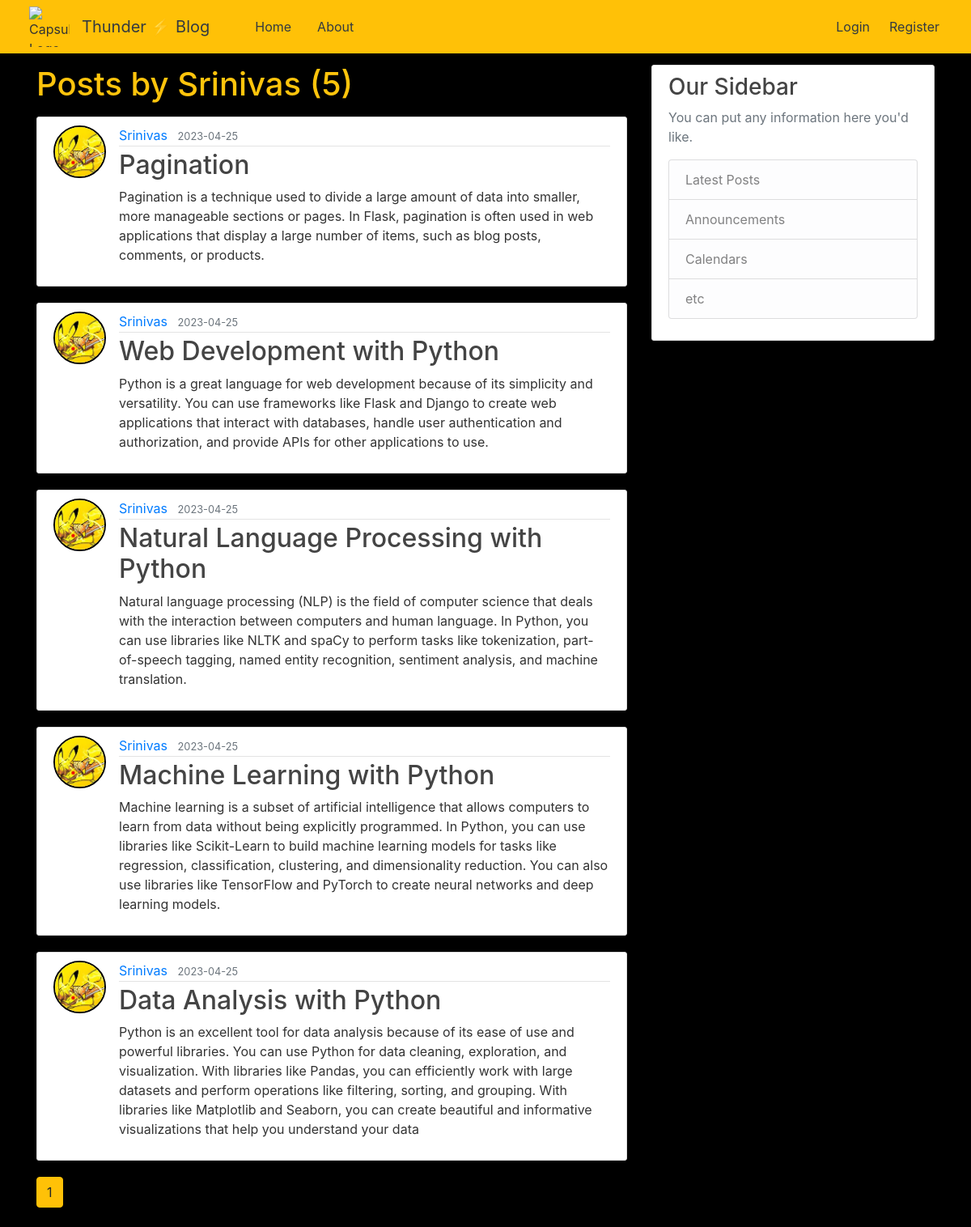
Page /user/Srinivas on the earlier database version.
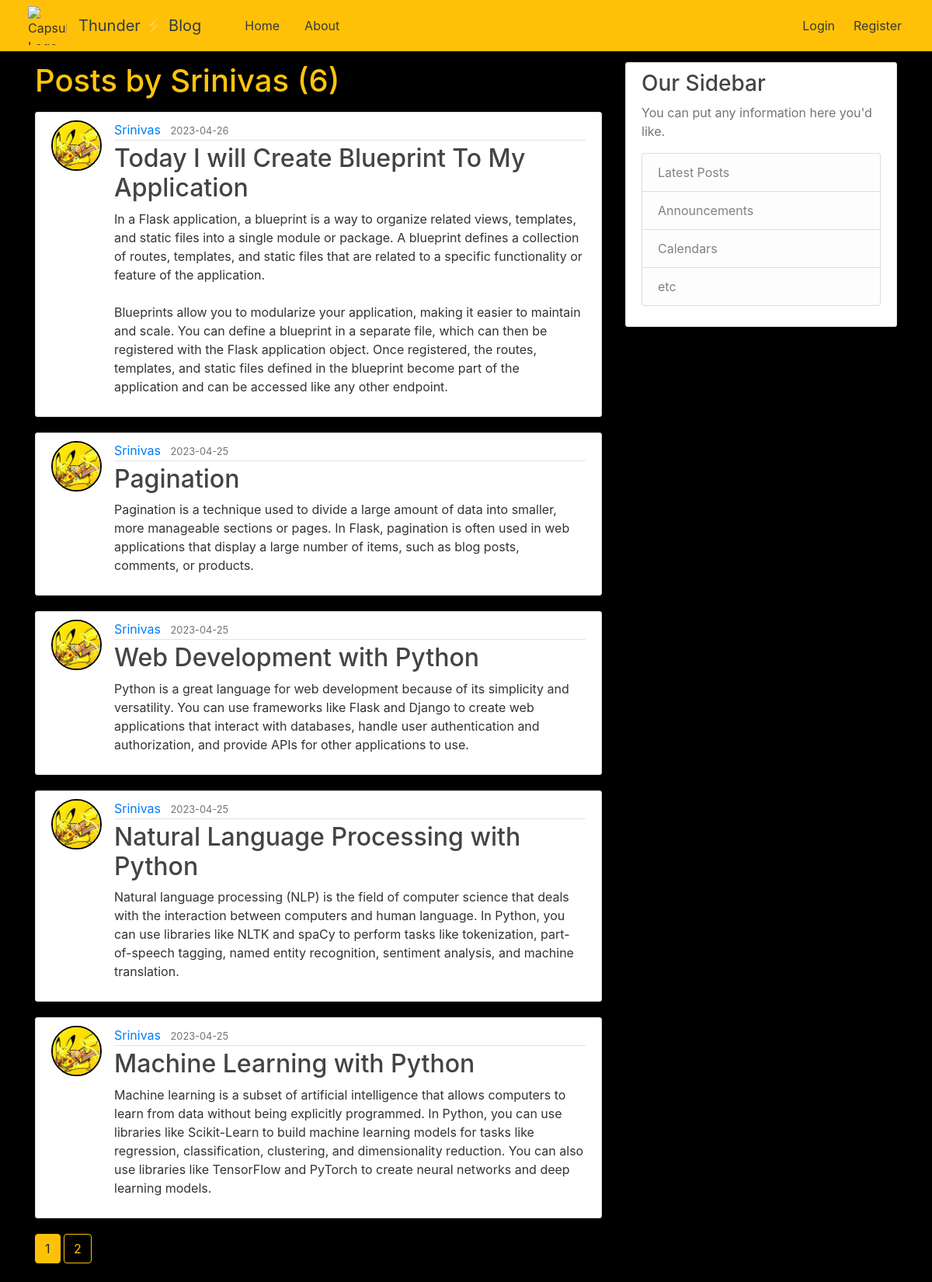
Same page on the later database version.
### flaskblog/models.py (models this page shows, shortened)
class User(db.Model, UserMixin):
    id = db.Column(db.Integer, primary_key=True)
    username = db.Column(db.String(20), unique=True, nullable=False)
    email = db.Column(db.String(120), unique=True, nullable=False)
    image_file = db.Column(db.String(20), nullable=False, default='default.jpg')
    password = db.Column(db.String(60), nullable=False)
    posts = db.relationship('Post', backref='author', lazy=True)

class Post(db.Model):
    id = db.Column(db.Integer, primary_key=True)
    title = db.Column(db.String(100), nullable=False)
    date_posted = db.Column(db.DateTime, nullable=False, default=datetime.utcnow)
    content = db.Column(db.Text, nullable=False)
    user_id = db.Column(db.Integer, db.ForeignKey('user.id'), nullable=False)

### flaskblog/routes.py (the view)
@app.route("/user/<string:username>")
def user_posts(username):
    page = request.args.get("page", 1, type=int)
    user = User.query.filter_by(username=username).first_or_404()
    posts = Post.query.filter_by(author=user).order_by(Post.date_posted.desc()).paginate(page=page, per_page=5)
    return render_template("user_posts.html", posts=posts, user=user)

### flaskblog/templates/user_posts.html
{% extends "layout.html" %}
{% block content %}
    <h1 class="mb-3" style="color: #ffc40c;">Posts by {{ user.username }} ({{ posts.total }})</h1>
    {% for post in posts.items %}
        <article class="media content-section">
        <img class="rounded-circle article-img" style="border: 2px solid black;" src="{{ url_for('static', filename='profile_pics/' + post.author.image_file) }}">
          <div class="media-body">
            <div class="article-metadata">
              <a class="mr-2" href="{{ url_for('user_posts', username=post.author.username) }}">{{ post.author.username }}</a>
              <small class="text-muted">{{ post.date_posted.strftime('%Y-%m-%d') }}</small>
            </div>
            <h2><a class="article-title" href="{{ url_for('post', post_id=post.id) }}">{{ post.title }}</a></h2>
            <p class="article-content">{{ post.content }}</p>
          </div>
        </article>
    {% endfor %}
    {% for page_num in posts.iter_pages(left_edge=1, right_edge=1, left_current=1, right_current=2) %}
        {% if page_num %}
          {% if posts.page == page_num %}
            <a class="btn btn-warning mb-4" href="{{ url_for('user_posts', username=user.username, page=page_num)}}">{{ page_num }}</a>
          {% else %}
            <a class="btn btn-outline-warning mb-4" href="{{ url_for('user_posts', username=user.username, page=page_num)}}">{{ page_num }}</a>
          {% endif %}
        {% else %}
          ...
        {% endif %}
    {% endfor %}
{% endblock content %}

### flaskblog/templates/layout.html (shortened to what this page needs)
<!DOCTYPE html>
<html lang="en">
<head>
    <link rel="stylesheet" href="https://cdn.jsdelivr.net/npm/bootstrap@4.3.1/dist/css/bootstrap.min.css">
    <link rel="stylesheet" type="text/css" href="{{ url_for('static', filename='main.css')}}">
</head>
<body>
    <header class="site-header">
      <nav class="navbar navbar-expand-md navbar-dark bg-warning fixed-top">
      <img src="https://lh3.googleusercontent.com/vi7J1cWPPRrVgJWCwhZCSAXsEkjZWPr_p0uuEAANlOZkADW8zckaJ3ZMqBg_Df9-kFsbXCulUPEzCcuILsr4DqdNL1qhWxdpa_SVkxP0X6gcYiVoHdFO-zISLDEfpGGKY2F_qV5-HYpTd5toRM563i1ZIBpTR1Z1ZsQYkI3hmgwUWXxS8YdjZY5-svRih5FY5g_ljymczJn9r7flTf0Ok15zeHNI-yFYUyVL8NIND-WmyVAJHLw5v3CP2EidENIIfxeUolOz9qCvxnv0XSVCwmJd4lFmQJQsAZkem-s5sqQ416Z6lzR6vpx6SNvlMgHmOqjPimDnhWs_TLm34NfxIbh9NENQkXAzM_0W7xAc-SghtZ-k7SvT8Tq4I2VcSy83VDHRpTS5ZHVQvh5dQ_-tkCkohMN_-hded2DBRhZCmQkHRtGwjJJiTRLPnU1yFMnrGkS1PadMbie8NgFHONYmMdrQU5XFuQHWWJQyjrMoHy5T7yyLMIaim66J2Xlwj19VH081goEF4bVPjKHydQ4WZtSs376hSKe1uA0xIe_IPbMElG_R5JNVVXj6gYJO37xongJHDfBMn6rVCDGkO8qhhH7b3oWjj3vlmRgD8bQaDHToGlcsywQuxr_16T5oY1DKhAAjr1DbEINUvX1fY07UCAJ4JC3OPwt_mdV6uQJGHDYeIvlLBh0yw18uxnzDxXZt84Vf7XgjV5nuPfN37Qi6CD_ecXmLD09YLbtDbfJ8qfW4R4ghWkMb7LwzNDV_ZllDULuTBAt_9hVtOa8JuQ5PqJ3p5RPuNdr4-53u-b0cKRnttRtViltxfeDqnAqFh-BNZB9434hn8ltskDyllt5NPRim4AUv5yKAi9Zhxsy5qybq3G-cDGInbJTV1vTDxjRvndP_hFhCplX5xjNeOagkNPCmzneYbDuHijKk=w489-h511-s-no?authuser=0" alt="Capsule Logo" class="logo" style="margin-left: 20px;">
        <div class="container">
           <a class="navbar-brand text-dark mr-5" href="/">
               Thunder&nbsp;<span>&#9889;</span>&nbsp;Blog
           </a>
          <div class="collapse navbar-collapse" id="navbarToggle">
            <div class="navbar-nav mr-auto">
              <a class="nav-item1 nav-link rounded text-dark mr-3" href="{{ url_for('home') }}">Home</a>
              <a class="nav-item1 nav-link rounded text-dark" href="{{ url_for('about') }}">About</a>
            </div>
            <div class="navbar-nav">
              {% if current_user.is_authenticated %}
                <a class="nav-item nav-link border-color rounded text-dark mr-2" href="{{ url_for('new_post') }}">New Post</a>
                <a class="nav-item nav-link border-color rounded text-dark mr-2" href="{{ url_for('account') }}">Account</a>
                <a class="nav-item nav-link border-color rounded text-dark mr-2" href="{{ url_for('logout') }}">Logout</a>
              {% else %}
                <a class="nav-item nav-link border-color rounded text-dark mr-2" href="{{ url_for('login') }}">Login</a>
                <a class="nav-item nav-link border-color rounded text-dark " href="{{ url_for('register') }}">Register</a>
              {% endif %}
            </div>
          </div>
        </div>
      </nav>
    </header>
    <main role="main" class="container">
      <div class="row">
        <div class="col-md-8">
          {% block content %}{% endblock content%}
        </div>
        <div class="col-md-4">
          <div class="content-section">
            <h3>Our Sidebar</h3>
            <p class='text-muted'>You can put any information here you'd like.
              <ul class="list-group">
                <li class="list-group-item list-group-item-light">Latest Posts</li>
                <li class="list-group-item list-group-item-light">Announcements</li>
                <li class="list-group-item list-group-item-light">Calendars</li>
                <li class="list-group-item list-group-item-light">etc</li>
              </ul>
            </p>
          </div>
        </div>
      </div>
    </main>
</body>
</html>

### flaskblog/static/main.css (style rules this page uses)
body { background: #fafafa; color: #333333; margin-top: 5rem; }
h1, h2, h3, h4, h5, h6 { color: #444444; }
.site-header .navbar-nav .nav-link { color: #cbd5db; }
.content-section { background: #ffffff; padding: 10px 20px; border: 1px solid #dddddd; border-radius: 3px; margin-bottom: 20px; }
.article-title { color: #444444; }
.article-content { white-space: pre-line; }
.article-img { height: 65px; width: 65px; margin-right: 16px; }
.article-metadata { padding-bottom: 1px; margin-bottom: 4px; border-bottom: 1px solid #e3e3e3 }
nav { display: flex; align-items: center; justify-content: space-between; padding: 10px; }
.logo { width: 50px; height: 50px; object-fit: contain; }
.logo { margin-left: 20px; }
body { scrollbar-width: thin; scrollbar-color: #c1c1c1 #f1f1f1; }

### flaskblog/templates/layout.html (style rules this page uses)
body { background-color: black; }
body { background-image: url('https://lh3.googleusercontent.com/_-m3Du9hfX4mVjtSQit18Rh_JHc-wxsptvm3HW0IqmdvqvnK1p5qlrDXGDezDje0_8oMsKbp-4Age3tw-EyI8SqDE9DPM0-9yPvvxI0TC_Pl4qVmmzfuCm2oehQG6cuSeFQrKRyTTqi9qc-sFdKb3b6vSxgqX8EgpLALrrCmnX-qazpePoEd9nr7QfmHnwJNPl3tWzk3Wga-UNAJa78OrTPQVlPAqMdLNMGVUD39rYkYh67x9RTHD-mp-lCk1HvjauQqc_0AMaIx-t7DuqA5Y6Tl0uKEtwny3qrlba7hDTa0MlRyuUsioBnpAAJJV8z-7XEb5JNmE09OA989gtP8t9250VWAHxoHdkB1EXuFQLn_7c6B3YvK4EoZ78lbxHgPHu115QDmscg70yjw-8bBNwOEZtgAcsyr1sUTdVNJI_1Aa_pMt0raqrzu-rStcHwlKCieGt8P8No3r8zpyXCUG2peEVHr8Y5NAAGMSxTe0VMxDYXSohd05a-Ms3qQbDuFpp0lXWPOjL6JUdvbyGETEXmxwvliIdR1elg28OvtEo5ep4-AZK_nmvjCOiISEON9uQvIlKNIpokOBGEo4lCGergGN2MtTCyDrz7YY9hytSprn5Q428fSnFk98grofHXeEupn-K4ezwZJohaqv_mXzKr4S39huFd3MqjQYuvxBPsw4ta8aAeEmRQ2--Vo3UcOrPpYtjWihK6TlcnEW1xMu1IweOdxBSpFDF8-CKAyKAGPd2mNvuvCy2tOY9cO52sGRq1wXhbyyGbEoDWcYxDQB50x_HwRC7VS8Si8PWXxCCialRhiMjj6_9S2ZC36pY9JDKH7Wjic-T9T2st0AimFPwEgfCgtcyGabkiJ63ofZyFrQwBYRH4YE5QEHxE3qA4uHtoFITxKsr5JEY4fQL6eQ2wdafHI32pJeAM2=w1689-h950-s-no?authuser=0'); background-repeat: no-repeat; background-attachment: fixed; background-size: cover; }
body { scrollbar-width: thin; scrollbar-color: #1DA1F2 #F5F8FA; }

Differences in the rows shown:
no longer on this page (row unchanged): Post: image_file (picture), author.username "Srinivas", date_posted "2023-04-25", title "Data Analysis with Python", content "Python is an excellent tool for data analysis because of its ease of use and powerful libraries. You can use Python for data cleaning, exploration, and visualization. With libraries like Pandas, you can efficiently work with large datasets and perform operations like filtering, sorting, and grouping. With libraries like Matplotlib and Seaborn, you can create beautiful and informative visualizations that help you understand your data"
added Post: image_file (picture), author.username "Srinivas", date_posted "2023-04-26", title "Today I will Create Blueprint To My Application", content "In a Flask application, a blueprint is a way to organize related views, templates, and static files into a single module or package. A blueprint defines a collection of routes, templates, and static files that are related to a specific functionality or feature of the application. Blueprints allow you to modularize your application, making it easier to maintain and scale. You can define a blueprint in a separate file, which can then be registered with the Flask application object. Once registered, the routes, templates, and static files defined in the blueprint become part of the application and can be accessed like any other endpoint."
Other differences:
{{ posts.total }}: "5" → "6"
new list line: "2"
